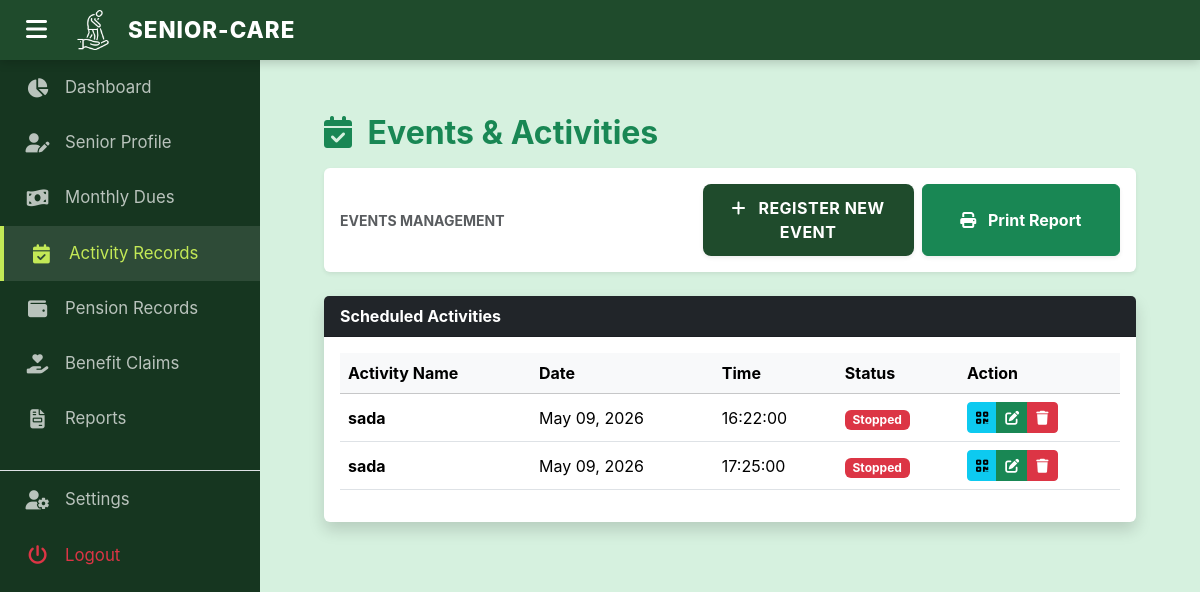
The app's page /admin/activity.php (signed in), older data.
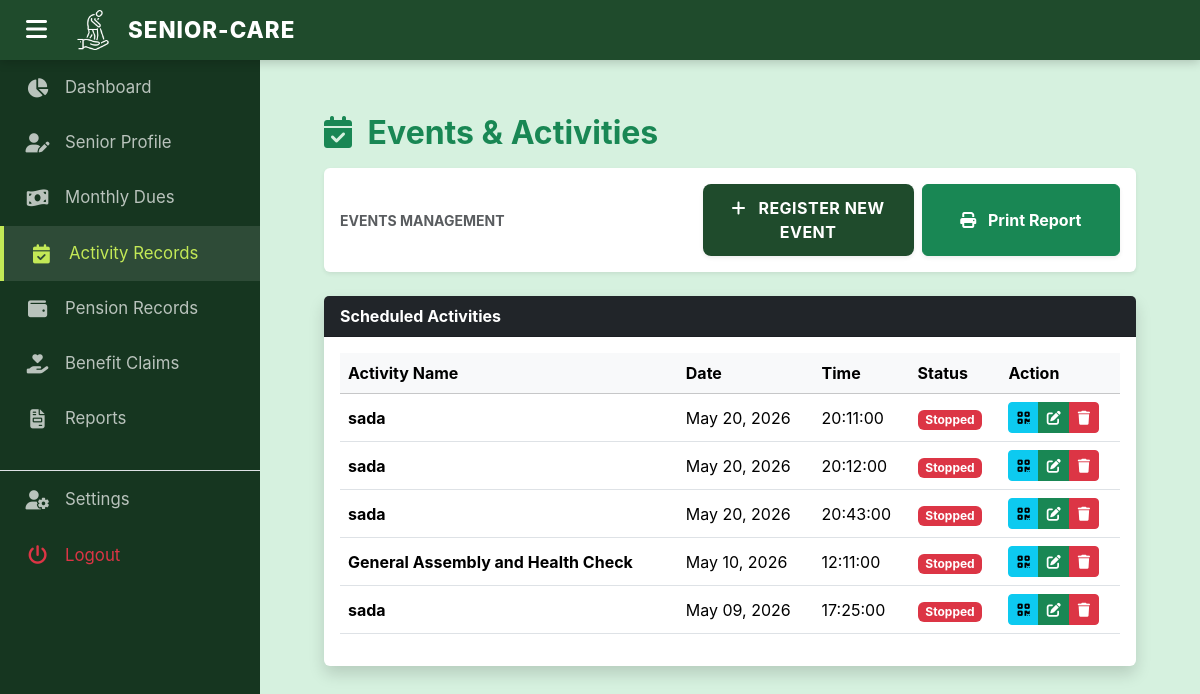
The same page, newer data.
### tables this page shows
CREATE TABLE `activities` (
  `ActivityID` int(11) NOT NULL,
  `ActivityName` varchar(255) NOT NULL,
  `ActivityDate` date NOT NULL,
  `ActivityTimeStart` time NOT NULL,
  `ActivityStatus` varchar(20) DEFAULT 'Active'
);

### admin/activity.php (the view, shortened to what this page needs)
<?php include('includes/session.php'); ?>
<!DOCTYPE html>
<html lang="en">
<head>
    <link href="../vendor/simple-datatables/css/style.min.css" rel="stylesheet" />
    <link href="../vendor/bootstrap/css/bootstrap.min.css" rel="stylesheet">
    <link rel="stylesheet" href="../vendor/font-awesome/css/all.min.css">
    <link href="css/style.css" rel="stylesheet" />
</head>
<body class="sb-nav-fixed">
    <?php include('includes/header.php'); ?>
    <?php include('includes/sidebar.php'); ?>
    <main id="main-content">
        <div class="container-fluid px-4">
            <h2 class="mt-4 fw-bold text-success"><i class="fa fa-calendar-check me-2"></i> Events & Activities</h2>
            <div class="card mb-4 border-0 shadow-sm mt-3">
                <div class="card-body">
                    <div class="d-flex flex-column flex-md-row justify-content-between align-items-md-center gap-2">
                        <span class="text-muted small fw-bold mb-2 mb-md-0 text-center text-md-start">EVENTS MANAGEMENT</span>
                        <div class="d-flex flex-column flex-sm-row gap-2">
                            <button type="button" class="btn btn-forest shadow-sm w-100" data-bs-toggle="modal" data-bs-target="#addActivityModal">
                                <i class="fa fa-plus me-2"></i> Register New Event
                            </button>
                            <button onclick="printTable()" class="btn btn-success fw-bold shadow-sm w-100">
                                <i class="fa fa-print me-2"></i> Print Report
                            </button>
                        </div>
                    </div>
                </div>
            </div>
            <div class="card mb-4 shadow border-0">
                <div class="card-header bg-dark text-white fw-bold">Scheduled Activities</div>
                <div class="card-body">
                    <div class="table-responsive">
                        <table id="datatablesSimple" class="table table-hover align-middle">
                            <thead class="table-light">
                                <tr>
                                    <th>Activity Name</th>
                                    <th>Date</th>
                                    <th>Time</th>
                                    <th>Status</th>
                                    <th>Action</th>
                                </tr>
                            </thead>
                            <tbody>
                                <?php
                                $query = mysqli_query($conn, "SELECT * FROM activities ORDER BY ActivityDate DESC");
                                while ($display = mysqli_fetch_array($query)) {
                                    $aid = $display['ActivityID'];
                                ?>
                                <tr>
                                    <td class="fw-bold"><?php echo $display['ActivityName']; ?></td>
                                    <td><?php echo date("M d, Y", strtotime($display['ActivityDate'])); ?></td>
                                    <td><?php echo $display['ActivityTimeStart'] ? $display['ActivityTimeStart'] : '—'; ?></td>
                                    <td>
                                        <span class="badge <?php echo ($display['ActivityStatus'] == 'Active') ? 'bg-success' : 'bg-danger'; ?>">
                                            <?php echo $display['ActivityStatus']; ?>
                                        </span>
                                    </td>
                                    <td>
                                        <div class="btn-group">
                                            <a href="activity_attendance.php?id=<?php echo $aid; ?>" class="btn btn-sm btn-info">
                                                <i class="fa fa-qrcode"></i>
                                            </a>
                                            <button class="btn btn-sm btn-success" data-bs-toggle="modal" data-bs-target="#edit_activity_<?php echo $aid; ?>">
                                                <i class="fa fa-edit"></i>
                                            </button>
                                            <button class="btn btn-sm btn-danger" data-bs-toggle="modal" data-bs-target="#del_activity_<?php echo $aid; ?>">
                                                <i class="fa fa-trash"></i>
                                            </button>
                                        </div>
                                    </td>
                                </tr>
                                <?php } ?>
                            </tbody>
                        </table>
                    </div>
                </div>
            </div>
        </div>
    </main>
</body>
</html>

### admin/includes/header.php (shortened to what this page needs)
<header id="topbar">
    <button id="hamburger-btn" onclick="toggleSidebar()">
        <i class="fa-solid fa-bars"></i>
    </button>
    <div class="brand">
        <img src="../care.png" class="brand-img">
        SENIOR-CARE
    </div>
</header>

### admin/includes/sidebar.php
<nav id="sidebar">
    <div class="nav flex-column">
        <a href="dashboard.php" class="nav-link"><i class="fa-solid fa-chart-pie"></i> <span>Dashboard</span></a>
        <a href="profiling.php" class="nav-link"><i class="fa-solid fa-user-pen"></i> <span>Senior Profile</span></a>
        <a href="monthly_dues.php" class="nav-link"><i class="fa-solid fa-money-bill-wave"></i> <span>Monthly Dues</span></a>
        <a href="activity.php" class="nav-link"><i class="fa-solid fa-calendar-check"></i> <span>Activity Records</span></a>
        <a href="pension.php" class="nav-link"><i class="fa-solid fa-wallet"></i> <span>Pension Records</span></a>
        <a href="benefits.php" class="nav-link"><i class="fa-solid fa-hand-holding-heart"></i> <span>Benefit Claims</span></a>
        <a href="reports.php" class="nav-link"><i class="fa-solid fa-file-invoice"></i> <span>Reports</span></a>
        <a href="settings.php" class="nav-link mt-4 border-top pt-3"><i class="fa-solid fa-user-gear"></i> <span>Settings</span></a>
        <a href="logout.php" class="nav-link text-danger"><i class="fa-solid fa-power-off"></i> <span>Logout</span></a>
    </div>
</nav>

### admin/css/style.css (style rules this page uses)
:root { --forest-deep: #1F4B2C; --sidebar-dark: #163620; --accent-mint: #91EAAF; --lime-highlight: #C3E956; --bg-pale: #D6F1DF; --header-height: 60px; --sidebar-width: 260px; --sidebar-collapsed-width: 70px; --transition-speed: 0.3s; }
body { font-family: 'Inter', sans-serif; margin: 0; background-color: var(--bg-pale); overflow-x: hidden; color: #333; }
#topbar { position: fixed; top: 0; left: 0; right: 0; height: var(--header-height); background: var(--forest-deep); display: flex; align-items: center; padding: 0 20px; z-index: 1050; color: white; box-shadow: 0 2px 10px rgba(0,0,0,0.2); }
#hamburger-btn { background: transparent; border: none; color: white; font-size: 1.5rem; cursor: pointer; margin-right: 20px; transition: opacity 0.2s; }
.brand { display: flex; align-items: center; font-weight: 800; font-size: 1.4rem; letter-spacing: 1px; }
.brand-img { height: 40px; margin-right: 15px; filter: brightness(0) invert(1); }
#sidebar { width: var(--sidebar-width); height: 100vh; position: fixed; left: 0; top: 0; background: var(--sidebar-dark); padding-top: var(--header-height); z-index: 1000; transition: width var(--transition-speed) ease; overflow-x: hidden; overflow-y: auto; }
#sidebar .nav-link { color: rgba(255,255,255,0.7); padding: 15px 25px; display: flex; align-items: center; text-decoration: none; font-size: 1.05rem; white-space: nowrap; transition: background 0.2s, color 0.2s; }
#sidebar .nav-link i { margin-right: 15px; width: 25px; text-align: center; font-size: 1.2rem; flex-shrink: 0; }
#sidebar .nav-link.active { color: var(--lime-highlight); background: rgba(255,255,255,0.1); border-left: 4px solid var(--lime-highlight); }
#main-content { margin-top: var(--header-height); margin-left: var(--sidebar-width); padding: 30px 40px; min-height: calc(100vh - var(--header-height)); transition: margin-left var(--transition-speed) ease; }
.btn-forest { background-color: var(--forest-deep); color: white !important; font-weight: 700; border: none; border-radius: 8px; padding: 12px 24px; transition: all 0.3s ease; text-transform: uppercase; letter-spacing: 0.5px; }
.table-responsive { display: block; width: 100%; overflow-x: auto; -webkit-overflow-scrolling: touch; }

Row changes from the older to the newer data that the page shows:
removed activities: ActivityName "sada", ActivityDate "May 09, 2026", ActivityTimeStart "16:22:00", ActivityStatus "Stopped"
added activities: ActivityName "sada", ActivityDate "May 20, 2026", ActivityTimeStart "20:11:00", ActivityStatus "Stopped"
added activities: ActivityName "sada", ActivityDate "May 20, 2026", ActivityTimeStart "20:12:00", ActivityStatus "Stopped"
added activities: ActivityName "sada", ActivityDate "May 20, 2026", ActivityTimeStart "20:43:00", ActivityStatus "Stopped"
added activities: ActivityName "General Assembly and Health Check", ActivityDate "May 10, 2026", ActivityTimeStart "12:11:00", ActivityStatus "Stopped"
